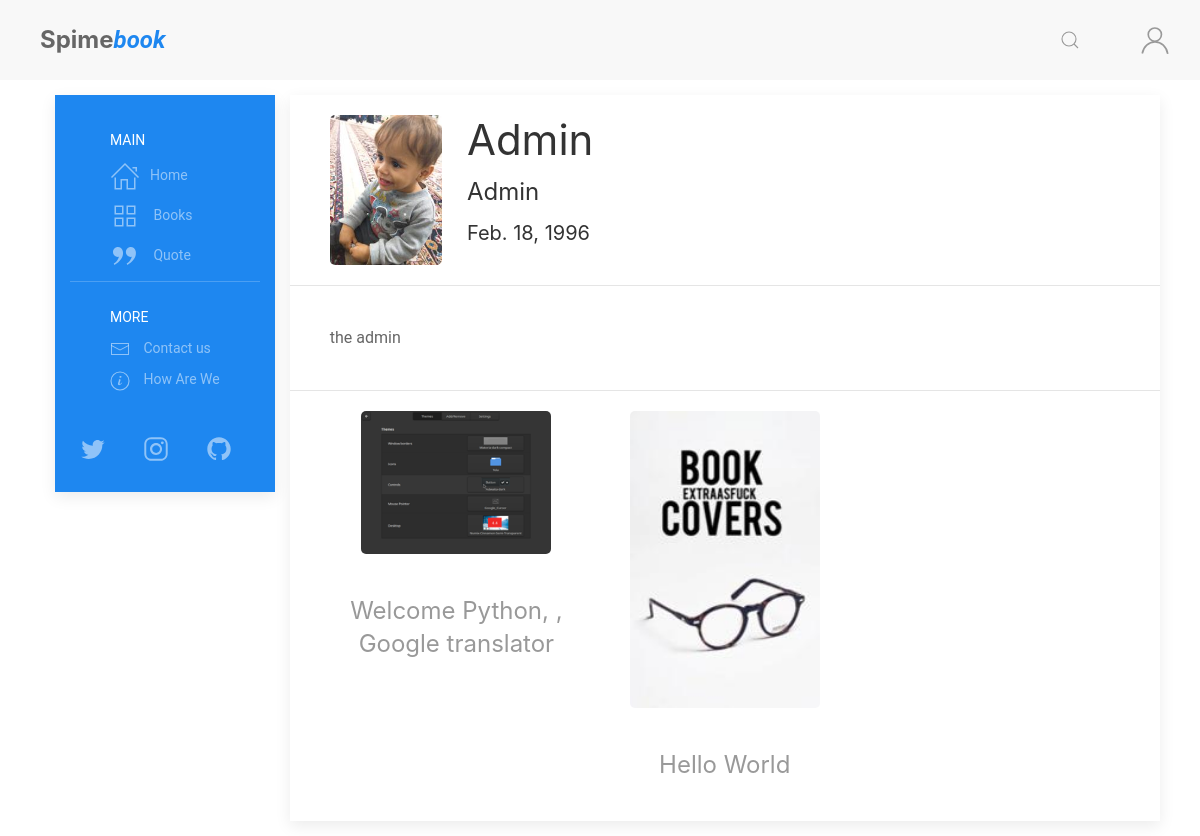
/authors/1/Admin, run on an earlier commit of the app's database.
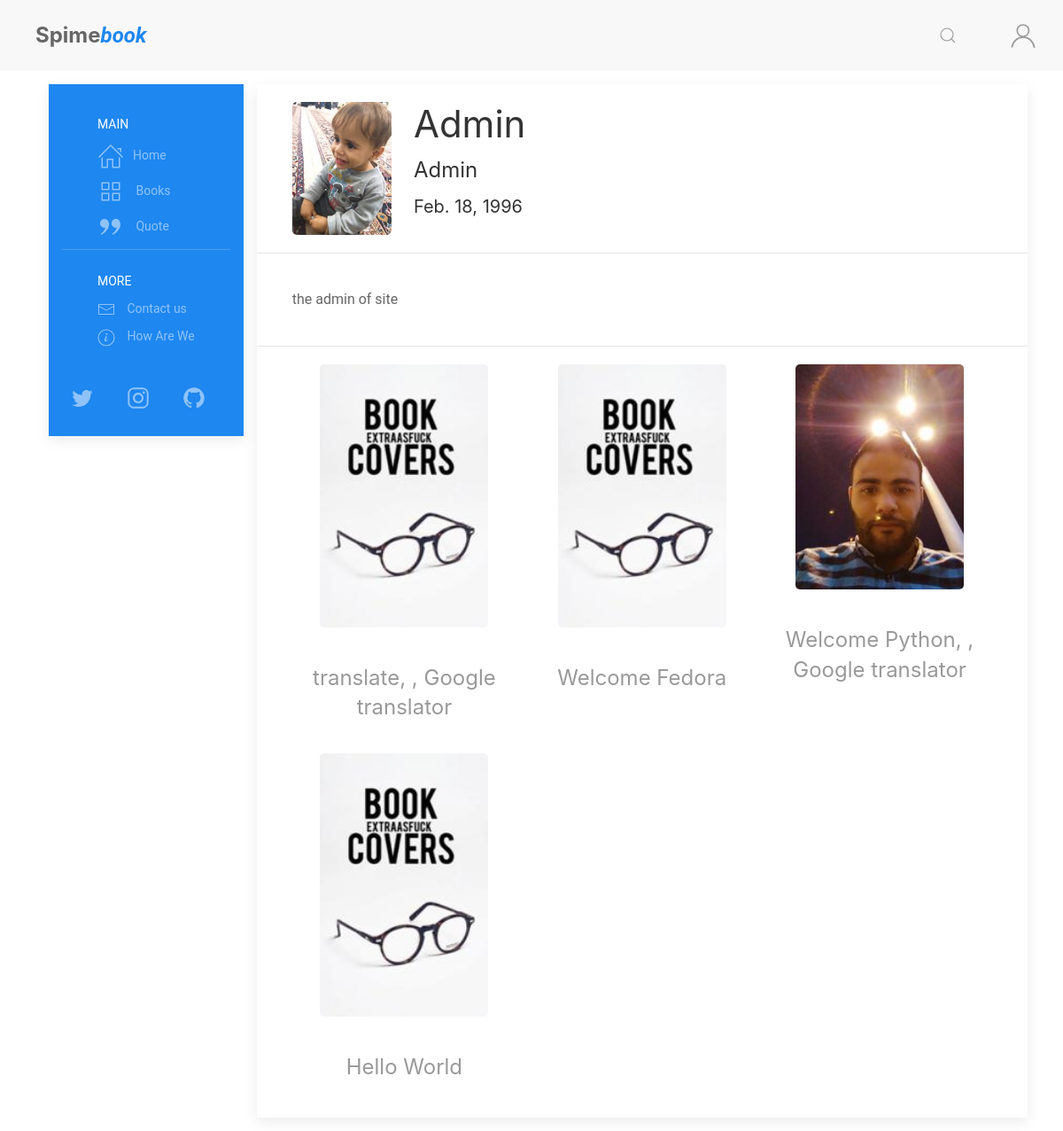
And on a later commit of the database.
### authors/models.py (models this page shows, shortened)
class EN(models.Model):
    lang = models.CharField(max_length=2, default='en', auto_created='en')
    author = models.OneToOneField(
        Author, on_delete=models.CASCADE, verbose_name='Author')
    name = models.CharField(max_length=255, null=True,
                            blank=True, verbose_name='Author Name')
    short = models.CharField(max_length=255, null=True,
                             blank=True, verbose_name='Short')
    author_Bio = models.TextField(
        null=True, blank=True, verbose_name='Author Bio')
    class Meta:
        verbose_name = _("English Translation)")
        verbose_name_plural = _("English Translation")
    def __str__(self):
        if self.name is None:
            return translator.translate(self.author.title).text
        else:
            return self.name

class Author(models.Model):
    title = models.CharField(max_length=255)
    Author_Image = models.ImageField(
        upload_to='author/images', default='author.jpg')
    born_date = models.DateField(default=timezone.now)
    def translate(self, lang):
        if lang in settings.LANGUAGES:
            print('IS')
        lang = lang.lower()
        translated = eval(f"self.{lang}")
        return translated

### books/models.py (models this page shows, shortened)
class EN(models.Model):
    lang = models.CharField(max_length=2, default='en', auto_created='en')
    book = models.OneToOneField(
        Book, on_delete=models.CASCADE, verbose_name=_('Orginal Book'))
    title = models.CharField(max_length=255, blank=True,
                             null=True, verbose_name=_('Book Title'))
    book_Bio = models.TextField(
        blank=True, null=True, verbose_name=_('Book Bio'))
    class Meta:
        verbose_name = _("English Translation")
        verbose_name_plural = _("English Translation")
        ordering = ['-id']

class Book(models.Model):
    title = models.CharField(max_length=255, verbose_name=_('Book Title'))
    book_image = models.ImageField(
        upload_to='books/cover/', default='book.jpg', verbose_name=_('Book Cover Image'))
    author = models.ForeignKey(
        Author, on_delete=models.CASCADE, verbose_name=_('The Author'))
    publish_date = models.DateField(
        default=timezone.now, verbose_name=_('Publish Date'))
    genres = models.ManyToManyField(
        Genres, related_name='genres', verbose_name=_('Genres'))
    book_or_Novel = models.CharField(
        max_length=5, choices=book_type, default='Book', verbose_name=_('Type'))

### authors/views.py (the view)
# urls.py: path('<int:author_id>/<str:author_name>', views.author, name='author'),
def author(request, author_id, author_name):
    lang = get_lang(request)
    target_author = get_object_or_404(Author, id=author_id).translate(lang)
    exec(f'from books.models import {lang.upper()} as Book_lang')
    books = eval(
        f"Book_lang.objects.filter(book__author='{target_author.author.id}')")
    context = {
        'title': f'{target_author}, Spimebook',
        'author': target_author,
        'books': books,
    }
    response = render(request, 'authors/author.html', context)
    return response

### authors/views.py (called while the page is built)
def get_lang(request):
    if request.user.is_authenticated:
        lang = request.user.profile.lang
    else:
        lang = get_language_from_request(request)
        for tu in settings.LANGUAGES:
            if lang in tu:
                break
            else:
                lang = 'en'
    return lang

### posts/templatetags/posts_extra.py (called while the page is built)
@register.inclusion_tag('posts/costumtags/infinite_scroll_js.html')
def infinite_scroll_js():
    context = {
    }
    return context

### authors/templates/authors/author.html (shortened to what this page needs)
{% extends "posts/base.html" %}
{% load static %}
{% load posts_extra %}
{% block content %}
<div class="uk-card uk-card-default">
    <div class="uk-card-header me-header">
        <div class="uk-grid-small uk-flex me-text-center-m" uk-grid>
            <div class="uk-width-auto@m book-img">
                <img class="uk-border-rounded" data-src="{{author.author.Author_Image.url}}" alt="{{author.name}}"
                    uk-img />
            </div>
            <div class="uk-width-expand uk-margin-small-left">
                <h1 class="uk-margin-remove">{{author}}</h1>
                <h3 class="uk-margin-remove-left uk-margin-small">{{author.short}}</h3>
                <h4 class="uk-margin-remove-left uk-margin-small">{{author.author.born_date}}</h4>
            </div>
        </div>
    </div>
    <div class="uk-card-body">
        <p>
            {{author.author_Bio}}
        </p>
    </div>
    <div class="uk-card-footer">
        <div class="uk-grid-small uk-child-width-1-2 uk-child-width-1-3@s uk-child-width-1-3@m uk-text-center article-feed"
            uk-grid>
            {% for book in books  %}
            <div>
                <a href="{% url 'book' book.id %}">
                    <div class="article">
                        <img class="uk-border-rounded" data-src="{{book.book.book_image.url}}" width="190" height="" alt=""
                            uk-img>
                    </div>
                    <h3 class="uk-text-muted">{{book.title}}</h3>
                </a>
            </div>
            {% endfor %}
            <div class="page-load-status">
            </div>
        </div>
    </div>
</div>
{% endblock content %}

What changed in the data, as far as the page shows it:
changed EN "Admin": author_Bio "the admin" → "the admin of site"
added EN: book.book_image (picture), title "translate, , Google translator"
added EN: book.book_image (picture), title "Welcome Fedora"
changed EN "Welcome Python, , Google translator": book.book_image: a different picture
